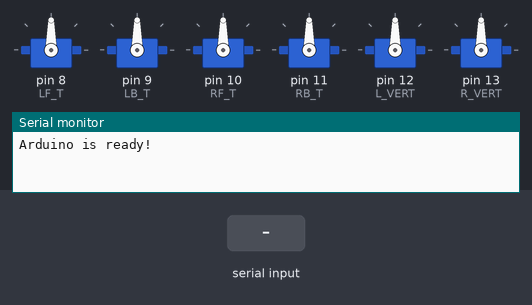
A sketch run on a simulated Arduino Uno, built with avr-gcc and run on an emulated ATmega328P. On the bench: 6 × servo, the last lines printed to the serial monitor. The test bench sets the inputs (shaded band).

Above: at 3.2 s.
3.3 s: "90,45,200," received over Serial
At 6.7 s:
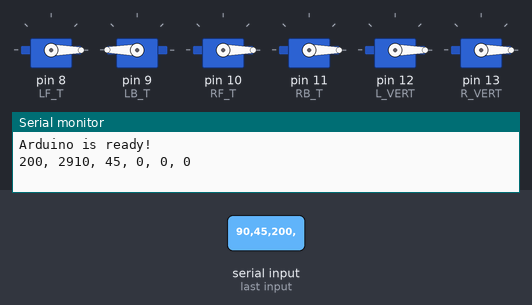
Timing chart, 0 to 8.2 s (numbered marks = the images above; inputs shaded):
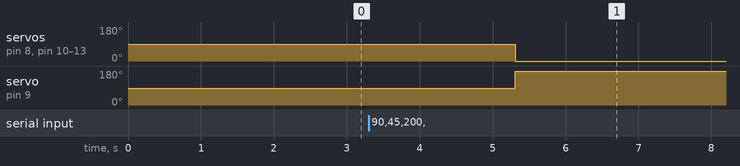

Measured:
- after the input at 3.3 s, servo on pin 8 (LF_T), servo on pin 10 (RF_T), servo on pin 11 (RB_T), servo on pin 12 (L_VERT), servo on pin 13 (R_VERT): 90° → 0° after 2.0 s instead of 4.7 s; servo on pin 9 (LB_T): 90° → 180° after 2.0 s instead of 4.7 s

The sketch:

main1.ino
```cpp
#include <Servo.h>

//global variables for thruster pwms
int lf;
int lb;
int rf;
int rb;
int v1;
int v2;

Servo LF_T; //left front
Servo LB_T; //left back
Servo RF_T; //right front
Servo RB_T; //right back
Servo L_VERT; //left vertical
Servo R_VERT; //left vertical


void setup() {
Serial.begin(9600); // set the baud rate
delay(2000);
Serial.println("Arduino is ready!");

//Attaching thrusteeee to PWM pins on arduino
  LF_T.attach(8);
  LB_T.attach(9);
  RF_T.attach(10);
  RB_T.attach(11);
  L_VERT.attach(12); //check 6 and 7 pins(if they are pwm)
  R_VERT.attach(13);

}

//lf lb rf rb vl vr

void loop() {
  //getting PWM values from computer
  rb = Serial.readStringUntil(',').toInt();
  lb = ((Serial.readStringUntil(',').toInt() - 1500)*-1) + 1500;
  rf = Serial.readStringUntil(',').toInt();
  lf = Serial.readStringUntil(',').toInt(); //FLIPPED DURING TESTING
  v1 = Serial.readStringUntil(',').toInt();
  v2 = Serial.readStringUntil(',').toInt();

  //send pwm values to thrusters
  LF_T.writeMicroseconds(lf);
  LB_T.writeMicroseconds(lb);
  RF_T.writeMicroseconds(rf);
  RB_T.writeMicroseconds(rb);
  L_VERT.writeMicroseconds(v1);
  R_VERT.writeMicroseconds(v2);

  Serial.println(
  String(lf) + ", " + String(lb) + ", "
  + String(rf) + ", " + String(rb) + ", "
  + String(v1) + ", " + String(v2)
  );

  delay(50);

}
```
